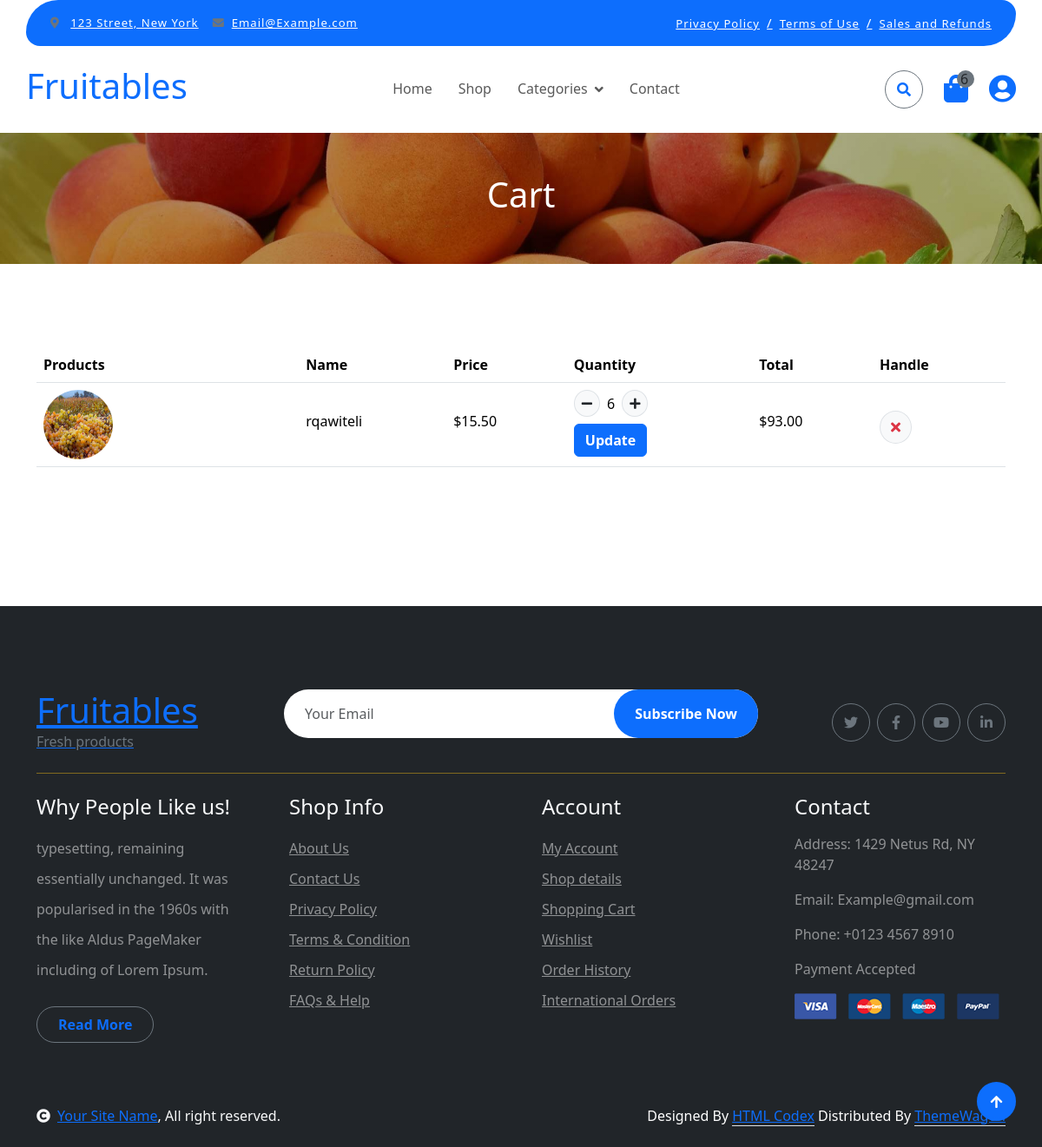
Page /order/cart/ (signed in) on the committed database.
### order/models.py (models this page shows, shortened)
class CartItem(models.Model):
    product = models.ForeignKey(Product, on_delete = models.CASCADE)
    cart = models.ForeignKey(Cart, on_delete= models.CASCADE, related_name='items')
    quantity = models.IntegerField(default=1)

### store/models.py (models this page shows, shortened)
class Product(models.Model):
    name = models.CharField(_("Name"), max_length=200)
    description = models.TextField(_("Description"))
    price = models.DecimalField(max_digits=10, decimal_places=2)
    product_image = models.ImageField(upload_to='products/')
    product_thumbnail = models.ImageField(upload_to='products/thumbnails/', editable=False, null=True, blank=True)
    slug = models.SlugField(unique=True)
    quantity = models.IntegerField(default=0)
    category = models.ForeignKey(Category, on_delete=models.CASCADE, related_name='products', null=True)
    tag = models.ManyToManyField(ProductTag, related_name='tags')

### order/views.py (the view)
# urls.py: path('cart/', views.ViewCart.as_view(), name='cart'),
class ViewCart(LoginRequiredMixin, View):
    login_url = '/users/login/'
    def get(self, request):
        if request.user.is_authenticated:
            cart, created = Cart.objects.get_or_create(user=request.user)
            items = cart.items.all()
        else:
            items = []
        for item in items:
            item.total_price = item.product.price * item.quantity
        return render(request, 'cart.html', {
            'items': items,
        })

### order/context_processors.py (called while the page is built)
def cart_items(request):
    total_items = 0
    if request.user.is_authenticated:
        cart, created = Cart.objects.get_or_create(user=request.user)
        total_items = sum(item.quantity for item in cart.items.all())
    return {
        'total_items': total_items,
    }

### users/models.py (called while the page is built)
    def update_last_active(self):
        self.last_active_datetime = timezone.now()
        self.save(update_fields=['last_active_datetime'])

### templates/cart.html (shortened to what this page needs)
{% extends 'base.html' %}
{% load static %}
{% block content %}
        <div class="container-fluid page-header py-5">
            <h1 class="text-center text-white display-6">Cart</h1>
        </div>
        <div class="container-fluid py-5">
            <div class="container py-5">
                <div class="table-responsive">
                    <table class="table">
                        <thead>
                          <tr>
                            <th scope="col">Products</th>
                            <th scope="col">Name</th>
                            <th scope="col">Price</th>
                            <th scope="col">Quantity</th>
                            <th scope="col">Total</th>
                            <th scope="col">Handle</th>
                          </tr>
                        </thead>
                        <tbody>
                            {% for item in items %}
                            <tr>
                                <th scope="row">
                                    <div class="d-flex align-items-center">
                                        <img src="{{ item.product.product_image.url }}" class="img-fluid me-5 rounded-circle" style="width: 80px; height: 80px;" alt="">
                                    </div>
                                </th>
                                <td>
                                    <p class="mb-0 mt-4">{{ item.product.name }}</p>
                                </td>
                                <td>
                                    <p class="mb-0 mt-4">${{ item.product.price }}</p>
                                </td>
                              <td>
                                <form method="POST" action="{% url 'update_cart_item' item.id %}">
                                    <div class="d-flex align-items-center quantity">
                                        <button type="button" class="btn btn-sm btn-minus rounded-circle bg-light border">
                                            <i class="fa fa-minus"></i>
                                        </button>
                                        <span class="quantity-value mx-2">{{ item.quantity }}</span>
                                        <button type="button" class="btn btn-sm btn-plus rounded-circle bg-light border">
                                            <i class="fa fa-plus"></i>
                                        </button>
                                    </div>
                                    <button type="submit" class="btn btn-primary mt-2">Update</button>
                                </form>
                            </td>
                                <td>
                                    <p class="mb-0 mt-4">${{ item.total_price|floatformat:2 }}</p>
                                </td>
                                <td>
                                    <form method="POST" action="{% url 'remove_from_cart' item.id %}">
                                        <button type="submit" class="btn btn-md rounded-circle bg-light border mt-4">
                                            <i class="fa fa-times text-danger"></i>
                                        </button>
                                    </form>
                                </td>
                            </tr>
                            {% endfor %}
                        </tbody>
                    </table>
                </div>
                    </div>
                </div>
{% endblock %}

### static/css/style.css (style rules this page uses)
.btn { font-weight: 600; transition: .5s; }
.page-header { position: relative; background: linear-gradient(rgba(0, 0, 0, 0.3), rgba(0, 0, 0, 0.3)), url(../img/cart-page-header-img.jpg); background-position: center center; background-repeat: no-repeat; background-size: cover; }
@media (min-width: 992px) { .hero-header, .page-header { margin-top: 152px !important; } }

### rows in the picture
CartItem: product.product_image (picture), product.name "rqawiteli", product.price "15.50", quantity "6", total_price "93.00"

### other values in the picture
{{ total_items }} "6"
